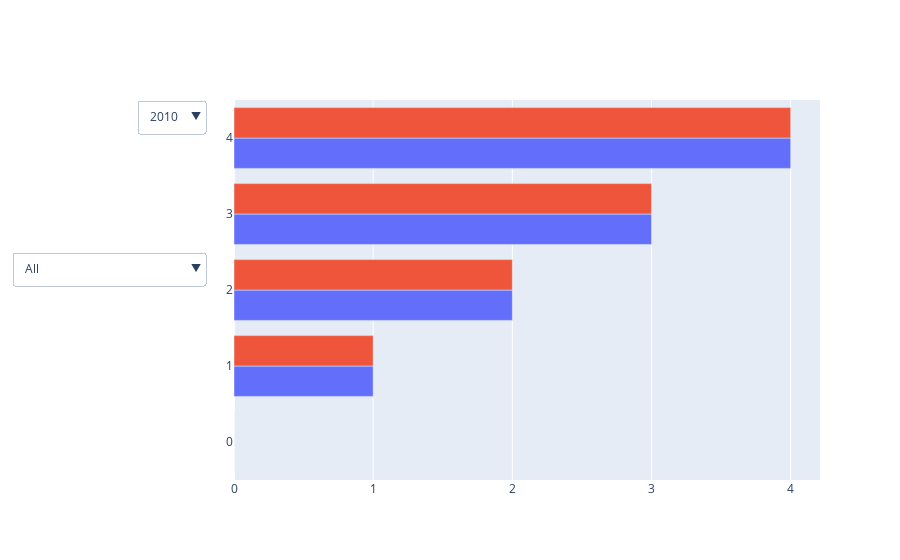

The notebook cell saved with this chart:
### Code cell
from graphs import *
edge_case()
playoff_3P_chart(2019, False)

### Figure 1 — Plotly figure (JSON) as saved in the notebook; plotly's stock layout.template omitted (floating-point values rounded to 4 significant figures)
{"data": [{"type": "bar", "visible": true, "x": [0, 1, 2, 3, 4]}, {"type": "bar", "visible": true, "x": [0, 1, 2, 3, 4]}], "layout": {"showlegend": false, "updatemenus": [{"buttons": [{"args": [{"y": [[0.2119, 0.3454, 0.2195, 0.351, 0.3055], [0.3615, 0.228, 0.348, 0.227, 0.341]]}], "label": "2010", "method": "update", "visible": true}, {"args": [{"y": [[0.258, 0.3683, 0.1895, 0.3618, 0.2135], [0.363, 0.235, 0.37, 0.274, 0.365]]}], "label": "2011", "method": "update", "visible": true}, {"args": [{"y": [[0.239, 0.3674, 0.2127, 0.3673, 0.2255], [0.367, 0.252, 0.358, 0.198, 0.359]]}], "label": "2012", "method": "update", "visible": true}, {"args": [{"y": [[0.267, 0.3596, 0.2565, 0.3568, 0.2055], [0.3525, 0.264, 0.376, 0.285, 0.396]]}], "label": "2013", "method": "update", "visible": true}, {"args": [{"y": [[0.2699, 0.3373, 0.282, 0.342, 0.253], [0.345, 0.292, 0.364, 0.257, 0.397]]}], "label": "2014", "method": "update", "visible": true}, {"args": [{"y": [[0.2699, 0.327, 0.2445, 0.3335, 0.3565], [0.3535, 0.334, 0.367, 0.311, 0.398]]}], "label": "2015", "method": "update", "visible": true}, {"args": [{"y": [[0.3086, 0.335, 0.278, 0.3387, 0.281], [0.342, 0.362, 0.416, 0.352, 0.362]]}], "label": "2016", "method": "update", "visible": true}, {"args": [{"y": [[0.2986, 0.3568, 0.3405, 0.3585, 0.337], [0.359, 0.399, 0.384, 0.359, 0.383]]}], "label": "2017", "method": "update", "visible": true}, {"args": [{"y": [[0.3076, 0.376, 0.3493, 0.3733, 0.4295], [0.377, 0.379, 0.372, 0.339, 0.391]]}], "label": "2018", "method": "update", "visible": true}, {"args": [{"y": [[0.3464, 0.3635, 0.3975, 0.365, 0.379], [0.359, 0.384, 0.385, 0.379, 0.366]]}], "label": "2019", "method": "update", "visible": true}, {"args": [{"y": [[0.3827, 0.3614, 0.4313, 0.3592, 0.365], [0.364, 0.419, 0.379, 0.358, 0.349]]}], "label": "2020", "method": "update", "visible": true}], "direction": "down", "showactive": true}, {"buttons": [{"args": [{"visible": [true, true, true, true]}], "label": "All", "method": "update"}, {"args": [{"visible": [true, false]}], "label": "Field_Goals_3P", "method": "update"}, {"args": [{"visible": [false, true]}], "label": "Field_Goals_Attempled_3PA", "method": "update"}, {"args": [{"visible": [false, false, false, false]}], "label": "None", "method": "update"}], "y": 0.6}]}}
